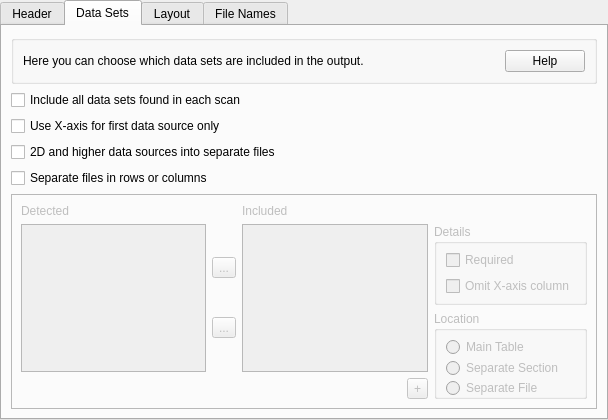
<?xml version="1.0" encoding="UTF-8"?>
<ui version="4.0">
 <class>AMExporterOptionGeneralAsciiView</class>
 <widget class="QTabWidget" name="AMExporterOptionGeneralAsciiView">
  <property name="geometry">
   <rect>
    <x>0</x>
    <y>0</y>
    <width>608</width>
    <height>420</height>
   </rect>
  </property>
  <property name="minimumSize">
   <size>
    <width>0</width>
    <height>420</height>
   </size>
  </property>
  <property name="windowTitle">
   <string>General Export Options</string>
  </property>
  <property name="currentIndex">
   <number>1</number>
  </property>
  <widget class="QWidget" name="tabHeader">
   <attribute name="title">
    <string>Header</string>
   </attribute>
   <layout class="QVBoxLayout" name="verticalLayout">
    <item>
     <widget class="QGroupBox" name="groupBox">
      <layout class="QHBoxLayout" name="horizontalLayout_2">
       <item>
        <widget class="QLabel" name="headerHelpText">
         <property name="text">
          <string>This header is optionally included at the top of the file.  You can use special &quot;$keyword&quot; tags to add scan-specific informaton.</string>
         </property>
         <property name="wordWrap">
          <bool>true</bool>
         </property>
        </widget>
       </item>
       <item>
        <widget class="QPushButton" name="headerHelpButton">
         <property name="sizePolicy">
          <sizepolicy hsizetype="Fixed" vsizetype="Fixed">
           <horstretch>0</horstretch>
           <verstretch>0</verstretch>
          </sizepolicy>
         </property>
         <property name="text">
          <string>Help</string>
         </property>
        </widget>
       </item>
      </layout>
     </widget>
    </item>
    <item>
     <widget class="QCheckBox" name="headerIncludeCheck">
      <property name="text">
       <string>Include Header</string>
      </property>
      <property name="checked">
       <bool>true</bool>
      </property>
     </widget>
    </item>
    <item>
     <widget class="QPlainTextEdit" name="headerText"/>
    </item>
    <item>
     <layout class="QHBoxLayout" name="horizontalLayout">
      <item>
       <spacer name="horizontalSpacer">
        <property name="orientation">
         <enum>Qt::Horizontal</enum>
        </property>
        <property name="sizeHint" stdset="0">
         <size>
          <width>40</width>
          <height>20</height>
         </size>
        </property>
       </spacer>
      </item>
      <item>
       <widget class="QToolButton" name="headerKeywordButton">
        <property name="text">
         <string>Keywords</string>
        </property>
       </widget>
      </item>
     </layout>
    </item>
   </layout>
  </widget>
  <widget class="QWidget" name="tabDataSources">
   <attribute name="title">
    <string>Data Sets</string>
   </attribute>
   <layout class="QVBoxLayout" name="verticalLayout_8">
    <item>
     <widget class="QGroupBox" name="groupBox2">
      <layout class="QHBoxLayout" name="horizontalLayout_3">
       <item>
        <widget class="QLabel" name="sourcesHelpText">
         <property name="text">
          <string>Here you can choose which data sets are included in the output.</string>
         </property>
        </widget>
       </item>
       <item>
        <widget class="QPushButton" name="sourcesHelpButton">
         <property name="sizePolicy">
          <sizepolicy hsizetype="Fixed" vsizetype="Fixed">
           <horstretch>0</horstretch>
           <verstretch>0</verstretch>
          </sizepolicy>
         </property>
         <property name="text">
          <string>Help</string>
         </property>
        </widget>
       </item>
      </layout>
     </widget>
    </item>
    <item>
     <widget class="QCheckBox" name="includeAllSourcesCheck">
      <property name="text">
       <string>Include all data sets found in each scan</string>
      </property>
     </widget>
    </item>
    <item>
     <widget class="QCheckBox" name="firstColumnOnlyCheck">
      <property name="enabled">
       <bool>true</bool>
      </property>
      <property name="text">
       <string>Use X-axis for first data source only</string>
      </property>
     </widget>
    </item>
    <item>
     <widget class="QCheckBox" name="separateHigherDimensionSourcesCheck">
      <property name="text">
       <string>2D and higher data sources into separate files</string>
      </property>
     </widget>
    </item>
    <item>
     <widget class="QCheckBox" name="higherDimensionsInRows">
      <property name="text">
       <string>Separate files in rows or columns</string>
      </property>
      <property name="checked">
       <bool>false</bool>
      </property>
     </widget>
    </item>
    <item>
     <widget class="QFrame" name="sourcesSelectorFrame">
      <property name="enabled">
       <bool>false</bool>
      </property>
      <property name="frameShape">
       <enum>QFrame::StyledPanel</enum>
      </property>
      <property name="frameShadow">
       <enum>QFrame::Raised</enum>
      </property>
      <layout class="QVBoxLayout" name="verticalLayout_9">
       <item>
        <layout class="QGridLayout" name="gridLayout">
         <item row="0" column="0">
          <widget class="QLabel" name="label_2">
           <property name="text">
            <string>Detected</string>
           </property>
          </widget>
         </item>
         <item row="0" column="2">
          <widget class="QLabel" name="label_3">
           <property name="text">
            <string>Included</string>
           </property>
          </widget>
         </item>
         <item row="1" column="1">
          <layout class="QVBoxLayout" name="verticalLayout_5">
           <item>
            <widget class="QToolButton" name="sourcesAddButton">
             <property name="enabled">
              <bool>false</bool>
             </property>
             <property name="text">
              <string>...</string>
             </property>
             <property name="icon">
              <iconset resource="../../icons/icons.qrc">
               <normaloff>:/add.png</normaloff>:/add.png</iconset>
             </property>
            </widget>
           </item>
           <item>
            <widget class="QToolButton" name="sourcesRemoveButton">
             <property name="enabled">
              <bool>false</bool>
             </property>
             <property name="text">
              <string>...</string>
             </property>
             <property name="icon">
              <iconset resource="../../icons/icons.qrc">
               <normaloff>:/Close.png</normaloff>:/Close.png</iconset>
             </property>
            </widget>
           </item>
          </layout>
         </item>
         <item row="2" column="3">
          <widget class="QToolButton" name="sourcesAddExtraButton">
           <property name="text">
            <string>+</string>
           </property>
          </widget>
         </item>
         <item row="1" column="2" colspan="2">
          <widget class="QListWidget" name="sourcesIncludedListWidget"/>
         </item>
         <item row="1" column="4" rowspan="2">
          <layout class="QVBoxLayout" name="verticalLayout_4">
           <item>
            <widget class="QGroupBox" name="sourcesDetailsBox">
             <property name="enabled">
              <bool>false</bool>
             </property>
             <property name="title">
              <string>Details</string>
             </property>
             <layout class="QVBoxLayout" name="verticalLayout_3">
              <property name="topMargin">
               <number>6</number>
              </property>
              <property name="bottomMargin">
               <number>6</number>
              </property>
              <item>
               <widget class="QCheckBox" name="sourcesRequiredCheck">
                <property name="toolTip">
                 <string>Check if there should be an error if this data source doesn't exist in the scan.</string>
                </property>
                <property name="text">
                 <string>Required</string>
                </property>
               </widget>
              </item>
              <item>
               <widget class="QCheckBox" name="sourcesOmitAxisValuesCheck">
                <property name="toolTip">
                 <string>By default, we add a column with the independent values (X-axis values) next to each column of data. Check this to omit that column (for example, if you know it's the same as the previous data source.)</string>
                </property>
                <property name="text">
                 <string>Omit X-axis column</string>
                </property>
                <property name="checked">
                 <bool>false</bool>
                </property>
               </widget>
              </item>
             </layout>
            </widget>
           </item>
           <item>
            <widget class="QGroupBox" name="sourcesLocationBox">
             <property name="enabled">
              <bool>false</bool>
             </property>
             <property name="title">
              <string>Location</string>
             </property>
             <layout class="QVBoxLayout" name="verticalLayout_2">
              <property name="spacing">
               <number>8</number>
              </property>
              <property name="topMargin">
               <number>6</number>
              </property>
              <property name="bottomMargin">
               <number>6</number>
              </property>
              <item>
               <widget class="QRadioButton" name="sourcesMainTableButton">
                <property name="minimumSize">
                 <size>
                  <width>0</width>
                  <height>20</height>
                 </size>
                </property>
                <property name="text">
                 <string>Main Table</string>
                </property>
               </widget>
              </item>
              <item>
               <widget class="QRadioButton" name="sourcesSeparateSectionButton">
                <property name="minimumSize">
                 <size>
                  <width>0</width>
                  <height>20</height>
                 </size>
                </property>
                <property name="text">
                 <string>Separate Section</string>
                </property>
               </widget>
              </item>
              <item>
               <widget class="QRadioButton" name="sourcesSeparateFileButton">
                <property name="minimumSize">
                 <size>
                  <width>0</width>
                  <height>20</height>
                 </size>
                </property>
                <property name="text">
                 <string>Separate File</string>
                </property>
               </widget>
              </item>
             </layout>
            </widget>
           </item>
           <item>
            <spacer name="verticalSpacer_3">
             <property name="orientation">
              <enum>Qt::Vertical</enum>
             </property>
             <property name="sizeHint" stdset="0">
              <size>
               <width>0</width>
               <height>0</height>
              </size>
             </property>
            </spacer>
           </item>
          </layout>
         </item>
         <item row="1" column="0">
          <widget class="QListView" name="sourcesAvailableListView">
           <property name="selectionMode">
            <enum>QAbstractItemView::ExtendedSelection</enum>
           </property>
          </widget>
         </item>
        </layout>
       </item>
      </layout>
     </widget>
    </item>
   </layout>
  </widget>
  <widget class="QWidget" name="tabLayout">
   <attribute name="title">
    <string>Layout</string>
   </attribute>
   <layout class="QVBoxLayout" name="verticalLayout_6">
    <item>
     <widget class="QGroupBox" name="groupBox3">
      <layout class="QHBoxLayout" name="horizontalLayout_6">
       <item>
        <widget class="QLabel" name="layoutHelpText">
         <property name="text">
          <string>Here you can choose how columns and sections are layed out and titled.</string>
         </property>
         <property name="wordWrap">
          <bool>true</bool>
         </property>
        </widget>
       </item>
       <item>
        <widget class="QPushButton" name="layoutHelpButton">
         <property name="sizePolicy">
          <sizepolicy hsizetype="Fixed" vsizetype="Fixed">
           <horstretch>0</horstretch>
           <verstretch>0</verstretch>
          </sizepolicy>
         </property>
         <property name="text">
          <string>Help</string>
         </property>
        </widget>
       </item>
      </layout>
     </widget>
    </item>
    <item>
     <layout class="QFormLayout" name="formLayout">
      <property name="fieldGrowthPolicy">
       <enum>QFormLayout::ExpandingFieldsGrow</enum>
      </property>
      <item row="0" column="0">
       <widget class="QCheckBox" name="columnHeaderCheck">
        <property name="text">
         <string>Column Header</string>
        </property>
        <property name="checked">
         <bool>true</bool>
        </property>
       </widget>
      </item>
      <item row="0" column="1">
       <widget class="QLineEdit" name="columnHeaderText"/>
      </item>
      <item row="1" column="1">
       <widget class="QLabel" name="columnHeaderHelpText">
        <property name="sizePolicy">
         <sizepolicy hsizetype="MinimumExpanding" vsizetype="Preferred">
          <horstretch>0</horstretch>
          <verstretch>0</verstretch>
         </sizepolicy>
        </property>
        <property name="text">
         <string>&lt;!DOCTYPE HTML PUBLIC &quot;-//W3C//DTD HTML 4.0//EN&quot; &quot;http://www.w3.org/TR/REC-html40/strict.dtd&quot;&gt;
&lt;html&gt;&lt;head&gt;&lt;meta name=&quot;qrichtext&quot; content=&quot;1&quot; /&gt;&lt;style type=&quot;text/css&quot;&gt;
p, li { white-space: pre-wrap; }
&lt;/style&gt;&lt;/head&gt;&lt;body style=&quot; font-family:'Lucida Grande'; font-weight:400; font-style:normal;&quot;&gt;
&lt;p style=&quot; margin-top:0px; margin-bottom:0px; margin-left:0px; margin-right:0px; -qt-block-indent:0; text-indent:0px;&quot;&gt;If checked, this title will used above each column in the table. You can use special &amp;quot;$keyword&amp;quot; tags here. &lt;a href=&quot;columnHeaderHelp&quot;&gt;&lt;span style=&quot; text-decoration: underline; color:#0000ff;&quot;&gt;More details...&lt;/span&gt;&lt;/a&gt;&lt;/p&gt;&lt;/body&gt;&lt;/html&gt;</string>
        </property>
        <property name="wordWrap">
         <bool>true</bool>
        </property>
       </widget>
      </item>
      <item row="2" column="0">
       <widget class="QCheckBox" name="sectionHeaderCheck">
        <property name="text">
         <string>Section  Header</string>
        </property>
        <property name="checked">
         <bool>true</bool>
        </property>
       </widget>
      </item>
      <item row="2" column="1">
       <widget class="QPlainTextEdit" name="sectionHeaderText">
        <property name="sizePolicy">
         <sizepolicy hsizetype="Expanding" vsizetype="Fixed">
          <horstretch>0</horstretch>
          <verstretch>0</verstretch>
         </sizepolicy>
        </property>
        <property name="maximumSize">
         <size>
          <width>16777215</width>
          <height>80</height>
         </size>
        </property>
       </widget>
      </item>
      <item row="3" column="1">
       <widget class="QLabel" name="sectionHeaderHelpText">
        <property name="sizePolicy">
         <sizepolicy hsizetype="MinimumExpanding" vsizetype="Preferred">
          <horstretch>0</horstretch>
          <verstretch>0</verstretch>
         </sizepolicy>
        </property>
        <property name="text">
         <string>&lt;!DOCTYPE HTML PUBLIC &quot;-//W3C//DTD HTML 4.0//EN&quot; &quot;http://www.w3.org/TR/REC-html40/strict.dtd&quot;&gt;
&lt;html&gt;&lt;head&gt;&lt;meta name=&quot;qrichtext&quot; content=&quot;1&quot; /&gt;&lt;style type=&quot;text/css&quot;&gt;
p, li { white-space: pre-wrap; }
&lt;/style&gt;&lt;/head&gt;&lt;body style=&quot; font-family:'Lucida Grande';  font-weight:400; font-style:normal;&quot;&gt;
&lt;p style=&quot; margin-top:0px; margin-bottom:0px; margin-left:0px; margin-right:0px; -qt-block-indent:0; text-indent:0px;&quot;&gt;If you've placed any data sets into their own separate section, this header will be placed above each section. You can use special &amp;quot;$keyword&amp;quot; tags here. &lt;a href=&quot;sectionHeaderHelp&quot;&gt;&lt;span style=&quot; text-decoration: underline; color:#0000ff;&quot;&gt;More details...&lt;/span&gt;&lt;/a&gt;&lt;/p&gt;&lt;/body&gt;&lt;/html&gt;</string>
        </property>
        <property name="wordWrap">
         <bool>true</bool>
        </property>
       </widget>
      </item>
      <item row="4" column="0" colspan="2">
       <widget class="Line" name="line">
        <property name="orientation">
         <enum>Qt::Horizontal</enum>
        </property>
       </widget>
      </item>
      <item row="5" column="0">
       <widget class="QLabel" name="label_5">
        <property name="text">
         <string>Column Separator</string>
        </property>
       </widget>
      </item>
      <item row="5" column="1">
       <layout class="QHBoxLayout" name="horizontalLayout_4">
        <property name="spacing">
         <number>6</number>
        </property>
        <item>
         <widget class="QRadioButton" name="columnSeparatorTabButton">
          <property name="text">
           <string>Tab</string>
          </property>
          <property name="checked">
           <bool>true</bool>
          </property>
         </widget>
        </item>
        <item>
         <widget class="QRadioButton" name="columnSeparatorSpaceButton">
          <property name="text">
           <string>Space</string>
          </property>
         </widget>
        </item>
        <item>
         <widget class="QRadioButton" name="columnSeparatorCommaButton">
          <property name="text">
           <string>Comma</string>
          </property>
         </widget>
        </item>
        <item>
         <widget class="QRadioButton" name="columnSeparatorSemicolonButton">
          <property name="text">
           <string>Semicolon</string>
          </property>
         </widget>
        </item>
        <item>
         <widget class="QRadioButton" name="columnSeparatorOtherButton">
          <property name="text">
           <string>Other:</string>
          </property>
         </widget>
        </item>
        <item>
         <widget class="QLineEdit" name="columnSeparatorOtherText">
          <property name="enabled">
           <bool>false</bool>
          </property>
          <property name="minimumSize">
           <size>
            <width>40</width>
            <height>0</height>
           </size>
          </property>
          <property name="maximumSize">
           <size>
            <width>40</width>
            <height>16777215</height>
           </size>
          </property>
          <property name="text">
           <string>|</string>
          </property>
         </widget>
        </item>
        <item>
         <spacer name="horizontalSpacer_3">
          <property name="orientation">
           <enum>Qt::Horizontal</enum>
          </property>
          <property name="sizeHint" stdset="0">
           <size>
            <width>0</width>
            <height>0</height>
           </size>
          </property>
         </spacer>
        </item>
       </layout>
      </item>
      <item row="6" column="0">
       <widget class="QLabel" name="label_6">
        <property name="text">
         <string>End of line separator</string>
        </property>
       </widget>
      </item>
      <item row="6" column="1">
       <layout class="QHBoxLayout" name="horizontalLayout_5">
        <property name="spacing">
         <number>6</number>
        </property>
        <property name="rightMargin">
         <number>0</number>
        </property>
        <item>
         <widget class="QRadioButton" name="newlineCRLFCheck">
          <property name="text">
           <string>Window (CR LF)</string>
          </property>
          <property name="checked">
           <bool>true</bool>
          </property>
         </widget>
        </item>
        <item>
         <widget class="QRadioButton" name="newlineLFCheck">
          <property name="text">
           <string>Unix (LF)</string>
          </property>
          <property name="checked">
           <bool>false</bool>
          </property>
         </widget>
        </item>
        <item>
         <widget class="QRadioButton" name="newlineOtherCheck">
          <property name="text">
           <string>Other:</string>
          </property>
         </widget>
        </item>
        <item>
         <widget class="QLineEdit" name="newlineOtherText">
          <property name="enabled">
           <bool>false</bool>
          </property>
          <property name="minimumSize">
           <size>
            <width>40</width>
            <height>0</height>
           </size>
          </property>
          <property name="maximumSize">
           <size>
            <width>40</width>
            <height>16777215</height>
           </size>
          </property>
          <property name="text">
           <string>[eol]</string>
          </property>
         </widget>
        </item>
        <item>
         <spacer name="horizontalSpacer_2">
          <property name="orientation">
           <enum>Qt::Horizontal</enum>
          </property>
          <property name="sizeHint" stdset="0">
           <size>
            <width>0</width>
            <height>0</height>
           </size>
          </property>
         </spacer>
        </item>
       </layout>
      </item>
     </layout>
    </item>
   </layout>
  </widget>
  <widget class="QWidget" name="tabFileName">
   <attribute name="title">
    <string>File Names</string>
   </attribute>
   <layout class="QVBoxLayout" name="verticalLayout_7">
    <item>
     <widget class="QGroupBox" name="groupBox4">
      <layout class="QHBoxLayout" name="horizontalLayout_7">
       <item>
        <widget class="QLabel" name="fileNamesHelpText">
         <property name="text">
          <string>The output file name can also include special &quot;$keyword&quot; tags.
If you've chosen to put any data sets into a separate file, provide the pattern for those file names here too.</string>
         </property>
         <property name="wordWrap">
          <bool>true</bool>
         </property>
        </widget>
       </item>
       <item>
        <widget class="QPushButton" name="fileNamesHelpButton">
         <property name="sizePolicy">
          <sizepolicy hsizetype="Fixed" vsizetype="Fixed">
           <horstretch>0</horstretch>
           <verstretch>0</verstretch>
          </sizepolicy>
         </property>
         <property name="text">
          <string>Help</string>
         </property>
        </widget>
       </item>
      </layout>
     </widget>
    </item>
    <item>
     <spacer name="verticalSpacer">
      <property name="orientation">
       <enum>Qt::Vertical</enum>
      </property>
      <property name="sizeHint" stdset="0">
       <size>
        <width>20</width>
        <height>40</height>
       </size>
      </property>
     </spacer>
    </item>
    <item>
     <layout class="QFormLayout" name="formLayout_2">
      <property name="fieldGrowthPolicy">
       <enum>QFormLayout::ExpandingFieldsGrow</enum>
      </property>
      <item row="0" column="0">
       <widget class="QLabel" name="label_9">
        <property name="text">
         <string>Output File Name</string>
        </property>
       </widget>
      </item>
      <item row="0" column="1">
       <widget class="QLineEdit" name="fileNameText"/>
      </item>
      <item row="1" column="0">
       <widget class="QLabel" name="label_11">
        <property name="text">
         <string>Separate Section File Name</string>
        </property>
       </widget>
      </item>
      <item row="1" column="1">
       <widget class="QLineEdit" name="fileNameSeparateSectionText"/>
      </item>
     </layout>
    </item>
    <item>
     <spacer name="verticalSpacer_2">
      <property name="orientation">
       <enum>Qt::Vertical</enum>
      </property>
      <property name="sizeHint" stdset="0">
       <size>
        <width>20</width>
        <height>40</height>
       </size>
      </property>
     </spacer>
    </item>
   </layout>
  </widget>
 </widget>
 <resources>
  <include location="../../icons/icons.qrc"/>
  <include location="../../icons/icons.qrc"/>
  <include location="../../icons/icons.qrc"/>
  <include location="../../icons/icons.qrc"/>
  <include location="../../icons/icons.qrc"/>
  <include location="../../icons/icons.qrc"/>
  <include location="../../icons/icons.qrc"/>
  <include location="../../icons/icons.qrc"/>
  <include location="../../icons/icons.qrc"/>
  <include location="../../icons/icons.qrc"/>
  <include location="../../icons/icons.qrc"/>
  <include location="../../icons/icons.qrc"/>
  <include location="../../icons/icons.qrc"/>
  <include location="../../icons/icons.qrc"/>
 </resources>
 <connections/>
</ui>
